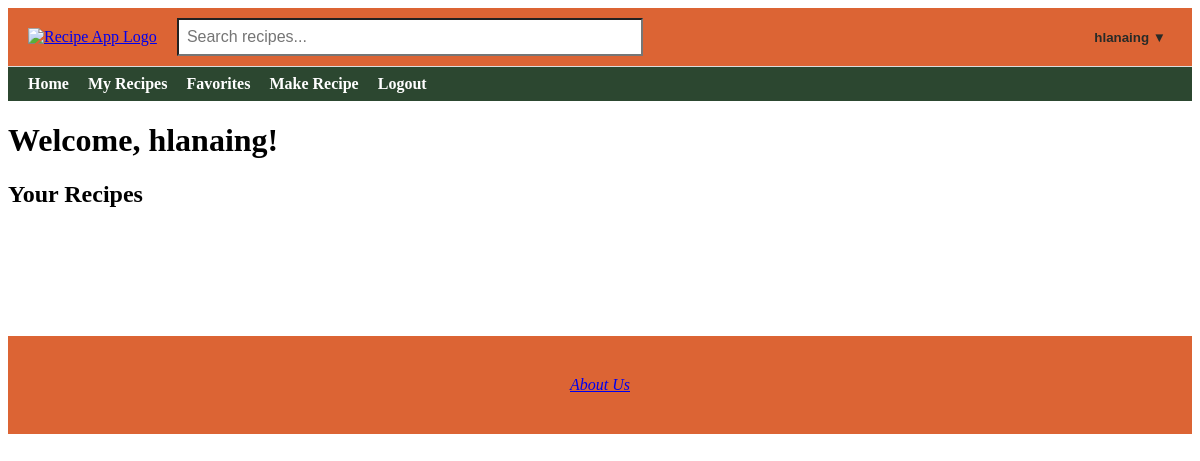
The page /recipes (signed in) on the database as committed earlier.
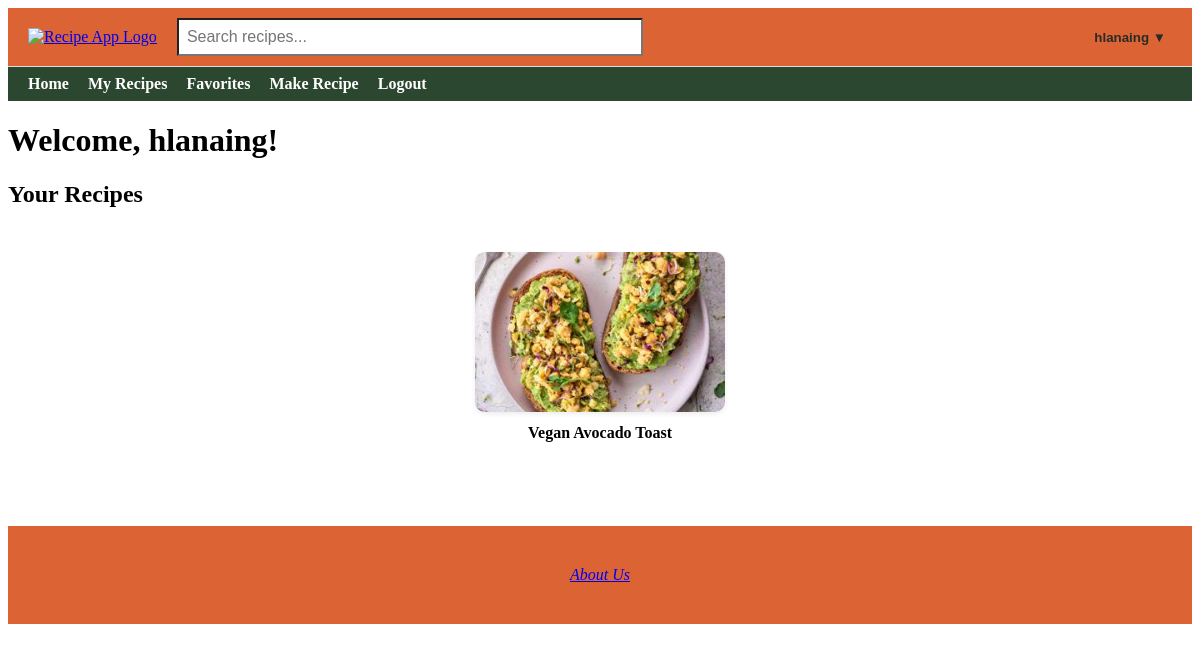
The same page on the database as committed later.
### app/models.py (models this page shows, shortened)
class Recipe(db.Model):
    id = db.Column(db.Integer, primary_key=True)
    title = db.Column(db.String(100), nullable=False)
    description = db.Column(db.Text, nullable=False)
    ingredients = db.Column(db.Text, nullable=True)
    instructions = db.Column(db.Text, nullable=True)
    image_filename = db.Column(db.String(120), nullable=True)
    created = db.Column(db.DateTime, default=get_local_time)
    user_id = db.Column(db.Integer, db.ForeignKey('user.id'), nullable=False)
    rating_sum = db.Column(db.Integer, default=0)
    rating_count = db.Column(db.Integer, default=0)
    user = db.relationship('User', backref=db.backref('user_recipes', lazy=True), overlaps="author,recipes")
    comments = db.relationship('Comment', backref=db.backref('recipe', lazy=True)) #Relationship to comments (one-to-many)
    tags = db.relationship(
        'Tag',
        secondary=recipe_tags,
        backref=db.backref('recipes', lazy='dynamic'),
        lazy='dynamic'
    )

### app/routes.py (the view)
@app.route('/recipes')
@login_required
def recipes():
    recipes = Recipe.query.filter_by(user_id=current_user.id).all()
    missing_images_count = sum(1 for r in recipes if not r.image_filename)
    placeholder_colors = get_placeholder_colors(missing_images_count)
    return render_template('recipes.html', recipes=recipes, name=current_user.username, placeholder_colors=placeholder_colors)

### app/routes.py (called while the page is built)
def get_placeholder_colors(count):
    colors = [
        "#FF6B6B", "#6BCB77", "#4D96FF", "#FFC75F",
        "#F9F871", "#A393EB", "#FF9671", "#00C9A7",
        "#D65DB1", "#845EC2"
    ]
    random.shuffle(colors)
    return colors[:count]

@login_manager.user_loader
def load_user(user_id):
    return User.query.get(int(user_id))

@app.context_processor
def inject_user():
    return dict(current_user=current_user)

### app/templates/recipes.html (shortened to what this page needs)
{% extends "base.html" %}
{% block content %}
<h1>Welcome, {{ name }}!</h1>
<h2>Your Recipes</h2>
{% set colors = ['#FF6B6B', '#6BCB77', '#4D96FF', '#FFC75F', '#F9F871', '#A393EB', '#FF9671', '#00C9A7', '#D65DB1', '#845EC2'] %}
<div class="recipe-grid">
    {% for recipe in recipes %}
        {% set has_image = recipe.image_filename is not none %}
        {% set color = colors[recipe.id % colors|length] %}
        <a href="{{ url_for('recipe_details', id=recipe.id) }}"
           class="recipe-card {% if has_image %}has-image{% endif %}">
            <div class="recipe-card-box"
                 style="background-color: {% if not has_image %}{{ color }}{% else %}transparent{% endif %};">
                {% if has_image %}
                    <img src="{{ url_for('static', filename='uploads/' + recipe.image_filename) }}"
                         alt="{{ recipe.title }}">
                {% endif %}
            </div>
            <div class="recipe-title">{{ recipe.title }}</div>
        </a>
    {% endfor %}
</div>
{% endblock %}

Rows that differ between the two databases and show on the page:
added Recipe: image_filename (picture), title "Vegan Avocado Toast"
